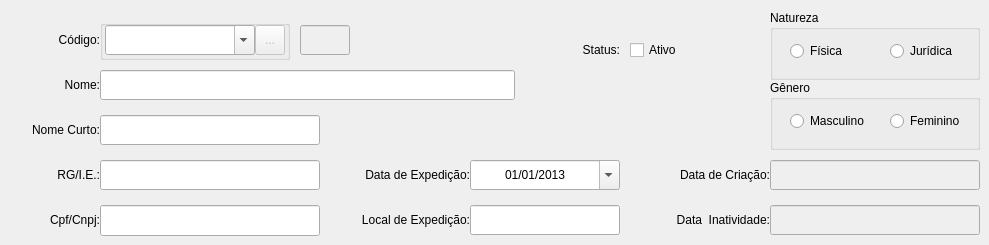
   <widget class="QWidget" name="TabMain">
    <attribute name="title">
     <string>Principal</string>
    </attribute>
    <widget class="QGroupBox" name="GBoxSupplier">
     <property name="geometry">
      <rect>
       <x>100</x>
       <y>20</y>
       <width>190</width>
       <height>40</height>
      </rect>
     </property>
     <property name="title">
      <string/>
     </property>
     <widget class="QComboBox" name="CBoxSupplierCode">
      <property name="geometry">
       <rect>
        <x>5</x>
        <y>5</y>
        <width>150</width>
        <height>30</height>
       </rect>
      </property>
      <property name="toolTip">
       <string>Informar o Código do Fornecedor para Pesquisar..</string>
      </property>
      <property name="editable">
       <bool>true</bool>
      </property>
     </widget>
     <widget class="QToolButton" name="TButtonSearchSupplierCode">
      <property name="enabled">
       <bool>false</bool>
      </property>
      <property name="geometry">
       <rect>
        <x>155</x>
        <y>5</y>
        <width>30</width>
        <height>30</height>
       </rect>
      </property>
      <property name="toolTip">
       <string>Pesquisar o Código Selecionado...</string>
      </property>
      <property name="text">
       <string>...</string>
      </property>
      <property name="icon">
       <iconset resource="../images.qrc">
        <normaloff>:/images/PNG/120x120/120px-Searchtool.png</normaloff>:/images/PNG/120x120/120px-Searchtool.png</iconset>
      </property>
     </widget>
    </widget>
    <widget class="QLabel" name="LabelFullName">
     <property name="geometry">
      <rect>
       <x>0</x>
       <y>70</y>
       <width>100</width>
       <height>30</height>
      </rect>
     </property>
     <property name="text">
      <string>Nome:</string>
     </property>
     <property name="alignment">
      <set>Qt::AlignRight|Qt::AlignTrailing|Qt::AlignVCenter</set>
     </property>
    </widget>
    <widget class="QLineEdit" name="LEditFullName">
     <property name="geometry">
      <rect>
       <x>100</x>
       <y>70</y>
       <width>415</width>
       <height>30</height>
      </rect>
     </property>
     <property name="toolTip">
      <string>Informar a Razão Social/Nome...</string>
     </property>
     <property name="alignment">
      <set>Qt::AlignCenter</set>
     </property>
    </widget>
    <widget class="QLabel" name="LabelShortName">
     <property name="geometry">
      <rect>
       <x>0</x>
       <y>115</y>
       <width>100</width>
       <height>30</height>
      </rect>
     </property>
     <property name="text">
      <string>Nome Curto:</string>
     </property>
     <property name="alignment">
      <set>Qt::AlignRight|Qt::AlignTrailing|Qt::AlignVCenter</set>
     </property>
    </widget>
    <widget class="QLineEdit" name="LEditShortName">
     <property name="geometry">
      <rect>
       <x>100</x>
       <y>115</y>
       <width>220</width>
       <height>30</height>
      </rect>
     </property>
     <property name="toolTip">
      <string>Informar Apelido/Nome Fantasia...</string>
     </property>
     <property name="alignment">
      <set>Qt::AlignCenter</set>
     </property>
    </widget>
    <widget class="QLabel" name="LabelCpfCnpj">
     <property name="geometry">
      <rect>
       <x>0</x>
       <y>205</y>
       <width>100</width>
       <height>30</height>
      </rect>
     </property>
     <property name="text">
      <string>Cpf/Cnpj:</string>
     </property>
     <property name="alignment">
      <set>Qt::AlignRight|Qt::AlignTrailing|Qt::AlignVCenter</set>
     </property>
    </widget>
    <widget class="QLineEdit" name="LEditCpfCnpj">
     <property name="geometry">
      <rect>
       <x>100</x>
       <y>205</y>
       <width>220</width>
       <height>31</height>
      </rect>
     </property>
     <property name="toolTip">
      <string>Informar o Cpf/Cnpj para o Fornecedor...</string>
     </property>
     <property name="alignment">
      <set>Qt::AlignCenter</set>
     </property>
    </widget>
    <widget class="QLabel" name="LabelCardRgStateReg">
     <property name="geometry">
      <rect>
       <x>0</x>
       <y>160</y>
       <width>100</width>
       <height>30</height>
      </rect>
     </property>
     <property name="text">
      <string>RG/I.E.:</string>
     </property>
     <property name="alignment">
      <set>Qt::AlignRight|Qt::AlignTrailing|Qt::AlignVCenter</set>
     </property>
    </widget>
    <widget class="QLineEdit" name="LEditCardRgStateReg">
     <property name="geometry">
      <rect>
       <x>100</x>
       <y>160</y>
       <width>220</width>
       <height>30</height>
      </rect>
     </property>
     <property name="toolTip">
      <string>Informar R.G./Inscrição Estadual... </string>
     </property>
     <property name="layoutDirection">
      <enum>Qt::LeftToRight</enum>
     </property>
     <property name="alignment">
      <set>Qt::AlignCenter</set>
     </property>
    </widget>
    <widget class="QLabel" name="LabelDateExpCardRgStateReg">
     <property name="geometry">
      <rect>
       <x>340</x>
       <y>160</y>
       <width>130</width>
       <height>30</height>
      </rect>
     </property>
     <property name="text">
      <string>Data de Expedição:</string>
     </property>
     <property name="alignment">
      <set>Qt::AlignRight|Qt::AlignTrailing|Qt::AlignVCenter</set>
     </property>
    </widget>
    <widget class="QDateEdit" name="DEditDateExpCardRgStateReg">
     <property name="geometry">
      <rect>
       <x>470</x>
       <y>160</y>
       <width>150</width>
       <height>30</height>
      </rect>
     </property>
     <property name="toolTip">
      <string>Data de Expedição do RG/Inscrição Estadual...</string>
     </property>
     <property name="alignment">
      <set>Qt::AlignCenter</set>
     </property>
     <property name="date">
      <date>
       <year>2013</year>
       <month>1</month>
       <day>1</day>
      </date>
     </property>
     <property name="displayFormat">
      <string>dd/MM/yyyy</string>
     </property>
     <property name="calendarPopup">
      <bool>true</bool>
     </property>
    </widget>
    <widget class="QLabel" name="LabelLocalExpCardRgStateReg">
     <property name="geometry">
      <rect>
       <x>340</x>
       <y>205</y>
       <width>130</width>
       <height>30</height>
      </rect>
     </property>
     <property name="text">
      <string>Local de Expedição:</string>
     </property>
     <property name="alignment">
      <set>Qt::AlignRight|Qt::AlignTrailing|Qt::AlignVCenter</set>
     </property>
    </widget>
    <widget class="QLineEdit" name="LEditLocalExpCardRgStateReg">
     <property name="geometry">
      <rect>
       <x>470</x>
       <y>205</y>
       <width>150</width>
       <height>30</height>
      </rect>
     </property>
     <property name="toolTip">
      <string>Informar o Local de Expedição do R.G./I.E...</string>
     </property>
     <property name="alignment">
      <set>Qt::AlignCenter</set>
     </property>
    </widget>
    <widget class="QLabel" name="LabelDateCreated">
     <property name="geometry">
      <rect>
       <x>640</x>
       <y>160</y>
       <width>130</width>
       <height>30</height>
      </rect>
     </property>
     <property name="text">
      <string>Data de Criação:</string>
     </property>
     <property name="alignment">
      <set>Qt::AlignRight|Qt::AlignTrailing|Qt::AlignVCenter</set>
     </property>
    </widget>
    <widget class="QLabel" name="LabelSupplierCode">
     <property name="geometry">
      <rect>
       <x>0</x>
       <y>25</y>
       <width>100</width>
       <height>30</height>
      </rect>
     </property>
     <property name="text">
      <string>Código:</string>
     </property>
     <property name="alignment">
      <set>Qt::AlignRight|Qt::AlignTrailing|Qt::AlignVCenter</set>
     </property>
    </widget>
    <widget class="QGroupBox" name="GBoxNatureCorp">
     <property name="geometry">
      <rect>
       <x>770</x>
       <y>10</y>
       <width>210</width>
       <height>70</height>
      </rect>
     </property>
     <property name="title">
      <string>Natureza</string>
     </property>
     <widget class="QRadioButton" name="RButtonNatureCorpJuridical">
      <property name="geometry">
       <rect>
        <x>120</x>
        <y>30</y>
        <width>80</width>
        <height>22</height>
       </rect>
      </property>
      <property name="text">
       <string>Jurídica</string>
      </property>
     </widget>
     <widget class="QRadioButton" name="RButtonNatureCorpPhysics">
      <property name="geometry">
       <rect>
        <x>20</x>
        <y>30</y>
        <width>80</width>
        <height>22</height>
       </rect>
      </property>
      <property name="text">
       <string>Física</string>
      </property>
     </widget>
    </widget>
    <widget class="QGroupBox" name="GBoxGender">
     <property name="geometry">
      <rect>
       <x>770</x>
       <y>80</y>
       <width>210</width>
       <height>70</height>
      </rect>
     </property>
     <property name="title">
      <string>Gênero</string>
     </property>
     <widget class="QRadioButton" name="RButtonGenderMale">
      <property name="geometry">
       <rect>
        <x>20</x>
        <y>30</y>
        <width>105</width>
        <height>22</height>
       </rect>
      </property>
      <property name="text">
       <string>Masculino</string>
      </property>
     </widget>
     <widget class="QRadioButton" name="RButtonGenderFemale">
      <property name="geometry">
       <rect>
        <x>120</x>
        <y>30</y>
        <width>105</width>
        <height>22</height>
       </rect>
      </property>
      <property name="text">
       <string>Feminino</string>
      </property>
     </widget>
    </widget>
    <widget class="QLabel" name="LabelStatus">
     <property name="geometry">
      <rect>
       <x>550</x>
       <y>35</y>
       <width>70</width>
       <height>30</height>
      </rect>
     </property>
     <property name="text">
      <string>Status:</string>
     </property>
     <property name="alignment">
      <set>Qt::AlignRight|Qt::AlignTrailing|Qt::AlignVCenter</set>
     </property>
    </widget>
    <widget class="QLineEdit" name="LEditDateCreated">
     <property name="enabled">
      <bool>false</bool>
     </property>
     <property name="geometry">
      <rect>
       <x>770</x>
       <y>160</y>
       <width>210</width>
       <height>30</height>
      </rect>
     </property>
     <property name="focusPolicy">
      <enum>Qt::NoFocus</enum>
     </property>
     <property name="toolTip">
      <string>Exibe a Data de Cadastro... </string>
     </property>
     <property name="alignment">
      <set>Qt::AlignCenter</set>
     </property>
     <property name="readOnly">
      <bool>true</bool>
     </property>
    </widget>
    <widget class="QLineEdit" name="LEditSupplierID">
     <property name="enabled">
      <bool>false</bool>
     </property>
     <property name="geometry">
      <rect>
       <x>300</x>
       <y>25</y>
       <width>50</width>
       <height>30</height>
      </rect>
     </property>
     <property name="focusPolicy">
      <enum>Qt::NoFocus</enum>
     </property>
     <property name="toolTip">
      <string>Exibe a Data de Cadastro... </string>
     </property>
     <property name="alignment">
      <set>Qt::AlignCenter</set>
     </property>
     <property name="readOnly">
      <bool>true</bool>
     </property>
    </widget>
    <widget class="QLabel" name="LabelDateInactive">
     <property name="geometry">
      <rect>
       <x>640</x>
       <y>205</y>
       <width>130</width>
       <height>30</height>
      </rect>
     </property>
     <property name="text">
      <string>Data  Inatividade:</string>
     </property>
     <property name="alignment">
      <set>Qt::AlignRight|Qt::AlignTrailing|Qt::AlignVCenter</set>
     </property>
    </widget>
    <widget class="QLineEdit" name="LEditDateInactive">
     <property name="enabled">
      <bool>false</bool>
     </property>
     <property name="geometry">
      <rect>
       <x>770</x>
       <y>205</y>
       <width>210</width>
       <height>30</height>
      </rect>
     </property>
     <property name="focusPolicy">
      <enum>Qt::NoFocus</enum>
     </property>
     <property name="toolTip">
      <string>Exibe a Data de Cadastro... </string>
     </property>
     <property name="text">
      <string/>
     </property>
     <property name="alignment">
      <set>Qt::AlignCenter</set>
     </property>
     <property name="readOnly">
      <bool>true</bool>
     </property>
    </widget>
    <widget class="QCheckBox" name="CHKBoxStatusSupplier">
     <property name="geometry">
      <rect>
       <x>630</x>
       <y>35</y>
       <width>97</width>
       <height>30</height>
      </rect>
     </property>
     <property name="toolTip">
      <string>Marcar o como Ativo/Inativo...</string>
     </property>
     <property name="text">
      <string>Ativo</string>
     </property>
    </widget>
   </widget>
